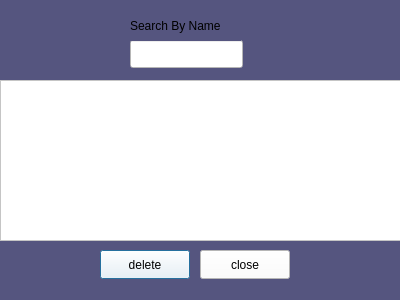
<?xml version="1.0" encoding="UTF-8"?>
<ui version="4.0">
 <class>ViewCustomersDialog</class>
 <widget class="QDialog" name="ViewCustomersDialog">
  <property name="geometry">
   <rect>
    <x>0</x>
    <y>0</y>
    <width>400</width>
    <height>300</height>
   </rect>
  </property>
  <property name="windowTitle">
   <string>Dialog</string>
  </property>
  <property name="styleSheet">
   <string notr="true">background-color: rgb(85, 85, 127);</string>
  </property>
  <widget class="QPushButton" name="deleteButton">
   <property name="geometry">
    <rect>
     <x>100</x>
     <y>250</y>
     <width>90</width>
     <height>29</height>
    </rect>
   </property>
   <property name="styleSheet">
    <string notr="true">background-color: rgb(255, 255, 255);
color: rgb(0, 0, 0);</string>
   </property>
   <property name="text">
    <string>delete</string>
   </property>
  </widget>
  <widget class="QPushButton" name="closeButton">
   <property name="geometry">
    <rect>
     <x>200</x>
     <y>250</y>
     <width>90</width>
     <height>29</height>
    </rect>
   </property>
   <property name="styleSheet">
    <string notr="true">background-color: rgb(255, 255, 255);
color: rgb(0, 0, 0);</string>
   </property>
   <property name="text">
    <string>close</string>
   </property>
  </widget>
  <widget class="QLineEdit" name="searchLineEdit">
   <property name="geometry">
    <rect>
     <x>130</x>
     <y>40</y>
     <width>113</width>
     <height>28</height>
    </rect>
   </property>
   <property name="styleSheet">
    <string notr="true">background-color: rgb(255, 255, 255);
color: rgb(0, 0, 0);</string>
   </property>
  </widget>
  <widget class="QListWidget" name="customersListWidget">
   <property name="geometry">
    <rect>
     <x>0</x>
     <y>80</y>
     <width>401</width>
     <height>161</height>
    </rect>
   </property>
   <property name="styleSheet">
    <string notr="true">background-color: rgb(255, 255, 255);
color: rgb(0, 0, 0);</string>
   </property>
  </widget>
  <widget class="QLabel" name="label">
   <property name="geometry">
    <rect>
     <x>130</x>
     <y>10</y>
     <width>111</width>
     <height>31</height>
    </rect>
   </property>
   <property name="font">
    <font>
     <bold>false</bold>
    </font>
   </property>
   <property name="text">
    <string>Search By Name</string>
   </property>
  </widget>
 </widget>
 <resources/>
 <connections/>
</ui>
